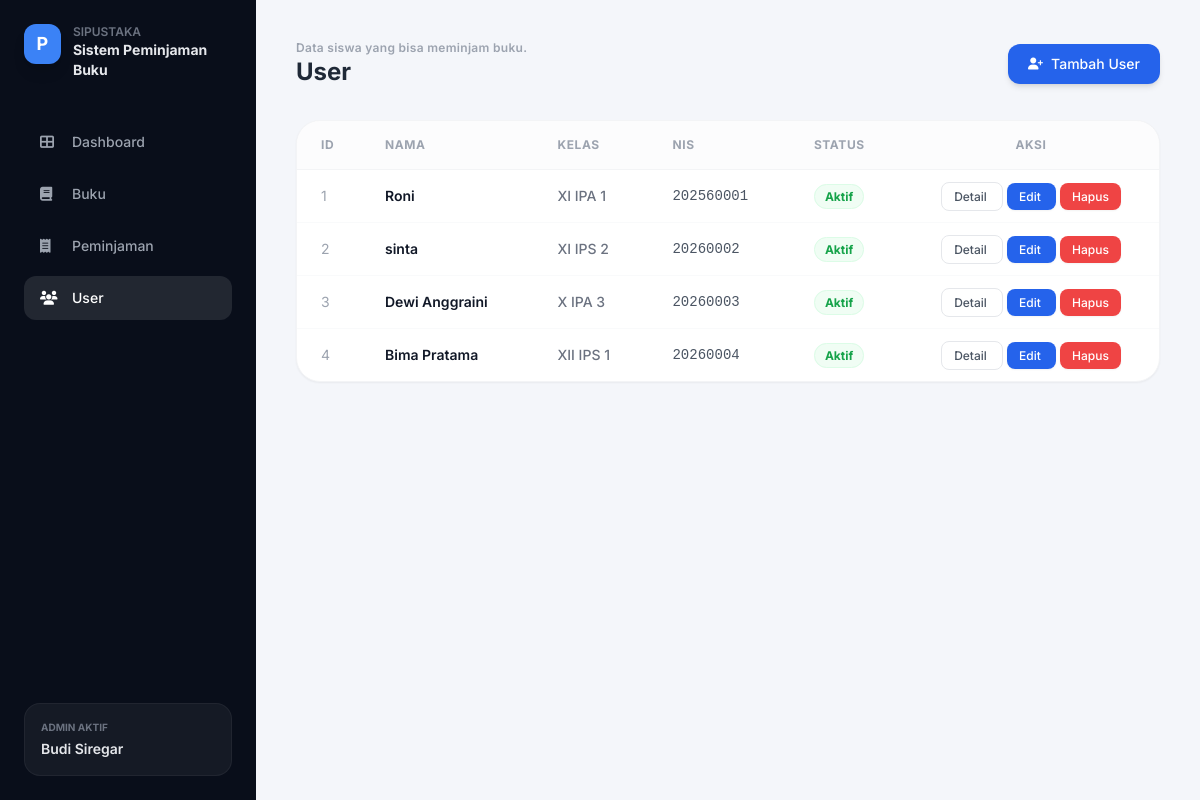
/siswa/, run on the app's committed database.
### perpustakaan/models.py (models this page shows, shortened)
class Siswa(models.Model):
    nama = models.CharField(max_length=100)
    kelas = models.CharField(max_length=50)
    nis = models.CharField(max_length=20)
    status = models.CharField(max_length=20, default='Aktif')

### perpustakaan/views.py (the view)
# urls.py: path('siswa/', views.list_siswa, name='list_siswa'),
def list_siswa(request):
    semua_siswa = Siswa.objects.all()
    return render(request, 'app_perpus/list_siswa.html', {'daftar_user': semua_siswa})

### perpustakaan/templates/app_perpus/list_siswa.html (shortened to what this page needs)
<!DOCTYPE html>
<html lang="id">
<head>
    <script src="https://cdn.tailwindcss.com"></script>
    <link rel="stylesheet" href="https://cdnjs.cloudflare.com/ajax/libs/font-awesome/6.4.0/css/all.min.css">
</head>
<body class="bg-[#f4f6fa] min-h-screen flex">
    <div class="w-64 bg-[#090e1a] text-white flex flex-col justify-between p-6 shrink-0">
        <div>
            <div class="flex items-start gap-3 mb-10">
                <div class="w-10 h-10 bg-[#3b82f6] rounded-xl flex items-center justify-center font-bold text-lg shadow-lg">P</div>
                <div>
                    <span class="text-xs font-semibold text-gray-500 block uppercase">Sipustaka</span>
                    <h1 class="text-sm font-bold text-gray-200">Sistem Peminjaman Buku</h1>
                </div>
            </div>
<nav class="space-y-2">
    <a href="{% url 'dashboard' %}" class="flex items-center gap-3 px-4 py-3 text-sm font-medium text-gray-400 hover:text-white rounded-xl transition">
        <i class="fa-solid fa-table-cells-large w-5"></i> Dashboard
    </a>
    <a href="{% url 'list_buku' %}" class="flex items-center gap-3 px-4 py-3 text-sm font-medium text-gray-400 hover:text-white rounded-xl transition">
        <i class="fa-solid fa-book w-5"></i> Buku
    </a>
    <a href="{% url 'list_peminjaman' %}" class="flex items-center gap-3 px-4 py-3 text-sm font-medium text-gray-400 hover:text-white rounded-xl transition">
        <i class="fa-solid fa-receipt w-5"></i> Peminjaman
    </a>
    <a href="{% url 'list_siswa' %}" class="flex items-center gap-3 px-4 py-3 text-sm font-medium text-white bg-white/10 rounded-xl transition">
        <i class="fa-solid fa-users w-5"></i> User
    </a>
</nav>
        </div>
        <div class="bg-white/5 rounded-2xl p-4 border border-white/5">
            <span class="text-[10px] uppercase font-bold text-gray-500 block mb-1">Admin Aktif</span>
            <span class="text-sm font-semibold text-gray-200 block">Budi Siregar</span>
        </div>
    </div>
    <div class="flex-1 p-10 flex flex-col">
        <div class="flex justify-between items-center mb-8">
            <div>
                <span class="text-xs font-semibold text-gray-400 block tracking-wide">Data siswa yang bisa meminjam buku.</span>
                <h2 class="text-2xl font-bold text-gray-800">User</h2>
            </div>
            <a href="{% url 'tambah_siswa' %}" class="px-5 py-2.5 text-sm font-medium text-white bg-[#2563eb] hover:bg-blue-700 rounded-xl shadow-md transition flex items-center gap-2">
                <i class="fa-solid fa-user-plus text-xs"></i>
                Tambah User
            </a>
        </div>
        <div class="bg-white rounded-3xl shadow-sm border border-gray-100 overflow-hidden">
            <table class="w-full text-left border-collapse">
                <thead>
                    <tr class="bg-gray-50/50 border-b border-gray-100 text-xs font-bold text-gray-400 uppercase tracking-wider">
                        <th class="px-6 py-4 w-16">ID</th>
                        <th class="px-6 py-4">Nama</th>
                        <th class="px-6 py-4">Kelas</th>
                        <th class="px-6 py-4">NIS</th>
                        <th class="px-6 py-4">Status</th>
                        <th class="px-6 py-4 text-center w-64">Aksi</th>
                    </tr>
                </thead>
                <tbody class="divide-y divide-gray-50 text-sm font-medium text-gray-700">
                    {% for siswa in daftar_user %}
                    <tr class="hover:bg-gray-50/30 transition">
                        <td class="px-6 py-4 text-gray-400 font-normal">{{ forloop.counter }}</td>
                        <td class="px-6 py-4 text-gray-900 font-semibold">{{ siswa.nama }}</td>
                        <td class="px-6 py-4 text-gray-500">{{ siswa.kelas }}</td>
                        <td class="px-6 py-4 font-mono text-gray-600">{{ siswa.nis }}</td>
                        <td class="px-6 py-4">
                            {% if siswa.status == 'Aktif' %}
                                <span class="px-2.5 py-1 text-xs font-bold text-green-600 bg-green-50 rounded-full border border-green-100">Aktif</span>
                            {% else %}
                                <span class="px-2.5 py-1 text-xs font-bold text-red-600 bg-red-50 rounded-full border border-red-100">Nonaktif</span>
                            {% endif %}
                        </td>
                        <td class="px-6 py-4 text-center space-x-1 whitespace-nowrap">
                            <a href="{% url 'detail_siswa' siswa.id %}" class="px-3 py-1.5 text-xs font-medium text-gray-600 hover:bg-gray-100 border border-gray-200 rounded-lg transition">
                                Detail
                            </a>
                            <a href="{% url 'edit_siswa' siswa.id %}" class="px-3 py-1.5 text-xs font-medium text-white bg-blue-600 hover:bg-blue-700 rounded-lg shadow-sm transition">
                                Edit
                            </a>
                            <a href="{% url 'hapus_siswa' siswa.id %}" class="px-3 py-1.5 text-xs font-medium text-white bg-red-500 hover:bg-red-600 rounded-lg shadow-sm transition">
                                Hapus
                            </a>
                        </td>
                    </tr>
                    {% endfor %}
                </tbody>
            </table>
        </div>
    </div>
</body>
</html>

### perpustakaan/templates/app_perpus/list_siswa.html (style rules this page uses)
body { font-family: 'Inter', sans-serif; }

### data on the page
Siswa: nama "Roni", kelas "XI IPA 1", nis "202560001", status "Aktif"
Siswa: nama "sinta", kelas "XI IPS 2", nis "20260002", status "Aktif"
Siswa: nama "Dewi Anggraini", kelas "X IPA 3", nis "20260003", status "Aktif"
Siswa: nama "Bima Pratama", kelas "XII IPS 1", nis "20260004", status "Aktif"
